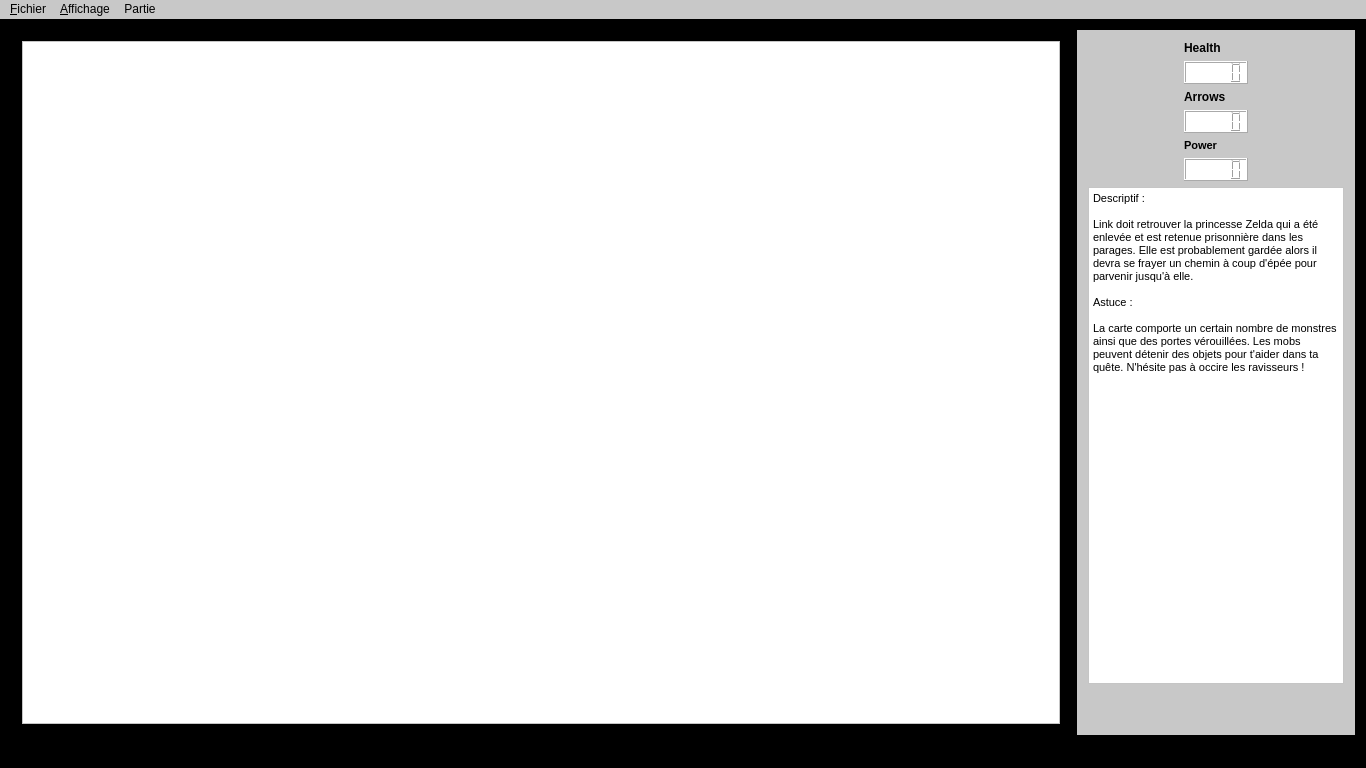
<?xml version="1.0" encoding="UTF-8"?>
<ui version="4.0">
 <class>MainWindow</class>
 <widget class="QMainWindow" name="MainWindow">
  <property name="geometry">
   <rect>
    <x>0</x>
    <y>0</y>
    <width>1366</width>
    <height>768</height>
   </rect>
  </property>
  <property name="maximumSize">
   <size>
    <width>1920</width>
    <height>1200</height>
   </size>
  </property>
  <property name="windowTitle">
   <string>Zelda</string>
  </property>
  <property name="windowIcon">
   <iconset theme=":/icons/Images/Icones/Zelda.png">
    <normaloff>.</normaloff>.</iconset>
  </property>
  <property name="styleSheet">
   <string notr="true">background-color: rgb(0, 0, 0)</string>
  </property>
  <widget class="QWidget" name="centralWidget">
   <layout class="QHBoxLayout" name="horizontalLayout">
    <item>
     <widget class="QWidget" name="scene" native="true">
      <property name="sizePolicy">
       <sizepolicy hsizetype="Expanding" vsizetype="Preferred">
        <horstretch>0</horstretch>
        <verstretch>0</verstretch>
       </sizepolicy>
      </property>
      <layout class="QGridLayout" name="game">
       <item row="0" column="0">
        <widget class="QGraphicsView" name="graphicsView">
         <property name="styleSheet">
          <string notr="true">background-color: rgb(255, 255, 255)</string>
         </property>
        </widget>
       </item>
      </layout>
     </widget>
    </item>
    <item>
     <widget class="QWidget" name="annexe" native="true">
      <property name="sizePolicy">
       <sizepolicy hsizetype="Minimum" vsizetype="Preferred">
        <horstretch>0</horstretch>
        <verstretch>0</verstretch>
       </sizepolicy>
      </property>
      <property name="styleSheet">
       <string notr="true">background-color: rgb(200, 200, 200)</string>
      </property>
      <layout class="QGridLayout" name="HUD">
       <item row="8" column="1">
        <widget class="QTextBrowser" name="Descriptif">
         <property name="sizePolicy">
          <sizepolicy hsizetype="Maximum" vsizetype="Minimum">
           <horstretch>0</horstretch>
           <verstretch>0</verstretch>
          </sizepolicy>
         </property>
         <property name="styleSheet">
          <string notr="true">background-color: rgb(255, 255, 255)</string>
         </property>
         <property name="html">
          <string>&lt;!DOCTYPE HTML PUBLIC &quot;-//W3C//DTD HTML 4.0//EN&quot; &quot;http://www.w3.org/TR/REC-html40/strict.dtd&quot;&gt;
&lt;html&gt;&lt;head&gt;&lt;meta name=&quot;qrichtext&quot; content=&quot;1&quot; /&gt;&lt;style type=&quot;text/css&quot;&gt;
p, li { white-space: pre-wrap; }
&lt;/style&gt;&lt;/head&gt;&lt;body style=&quot; font-family:'MS Shell Dlg 2'; font-size:7.8pt; font-weight:400; font-style:normal;&quot;&gt;
&lt;p style=&quot; margin-top:0px; margin-bottom:0px; margin-left:0px; margin-right:0px; -qt-block-indent:0; text-indent:0px;&quot;&gt;&lt;span style=&quot; font-size:8.25pt;&quot;&gt;Descriptif :&lt;/span&gt;&lt;/p&gt;
&lt;p style=&quot;-qt-paragraph-type:empty; margin-top:0px; margin-bottom:0px; margin-left:0px; margin-right:0px; -qt-block-indent:0; text-indent:0px; font-size:8.25pt;&quot;&gt;&lt;br /&gt;&lt;/p&gt;
&lt;p style=&quot; margin-top:0px; margin-bottom:0px; margin-left:0px; margin-right:0px; -qt-block-indent:0; text-indent:0px;&quot;&gt;&lt;span style=&quot; font-size:8.25pt;&quot;&gt;Link doit retrouver la princesse Zelda qui a été enlevée et est retenue prisonnière dans les parages. Elle est probablement gardée alors il devra se frayer un chemin à coup d'épée pour parvenir jusqu'à elle.&lt;/span&gt;&lt;/p&gt;
&lt;p style=&quot;-qt-paragraph-type:empty; margin-top:0px; margin-bottom:0px; margin-left:0px; margin-right:0px; -qt-block-indent:0; text-indent:0px; font-size:8.25pt;&quot;&gt;&lt;br /&gt;&lt;/p&gt;
&lt;p style=&quot; margin-top:0px; margin-bottom:0px; margin-left:0px; margin-right:0px; -qt-block-indent:0; text-indent:0px;&quot;&gt;&lt;span style=&quot; font-size:8.25pt;&quot;&gt;Astuce :&lt;/span&gt;&lt;/p&gt;
&lt;p style=&quot;-qt-paragraph-type:empty; margin-top:0px; margin-bottom:0px; margin-left:0px; margin-right:0px; -qt-block-indent:0; text-indent:0px; font-size:8.25pt;&quot;&gt;&lt;br /&gt;&lt;/p&gt;
&lt;p style=&quot; margin-top:0px; margin-bottom:0px; margin-left:0px; margin-right:0px; -qt-block-indent:0; text-indent:0px;&quot;&gt;&lt;span style=&quot; font-size:8.25pt;&quot;&gt;La carte comporte un certain nombre de monstres ainsi que des portes vérouillées. Les mobs peuvent détenir des objets pour t'aider dans ta quête. N'hésite pas à occire les ravisseurs !&lt;/span&gt;&lt;/p&gt;&lt;/body&gt;&lt;/html&gt;</string>
         </property>
        </widget>
       </item>
       <item row="10" column="1">
        <spacer name="verticalSpacer">
         <property name="orientation">
          <enum>Qt::Vertical</enum>
         </property>
         <property name="sizeType">
          <enum>QSizePolicy::Minimum</enum>
         </property>
         <property name="sizeHint" stdset="0">
          <size>
           <width>20</width>
           <height>40</height>
          </size>
         </property>
        </spacer>
       </item>
       <item row="0" column="1">
        <layout class="QHBoxLayout" name="horizontalLayout_2">
         <item>
          <spacer name="horizontalSpacer">
           <property name="orientation">
            <enum>Qt::Horizontal</enum>
           </property>
           <property name="sizeType">
            <enum>QSizePolicy::Fixed</enum>
           </property>
           <property name="sizeHint" stdset="0">
            <size>
             <width>40</width>
             <height>20</height>
            </size>
           </property>
          </spacer>
         </item>
         <item>
          <layout class="QVBoxLayout" name="verticalLayout">
           <item>
            <widget class="QLabel" name="Health">
             <property name="sizePolicy">
              <sizepolicy hsizetype="Fixed" vsizetype="Fixed">
               <horstretch>0</horstretch>
               <verstretch>0</verstretch>
              </sizepolicy>
             </property>
             <property name="font">
              <font>
               <weight>75</weight>
               <bold>true</bold>
               <strikeout>false</strikeout>
              </font>
             </property>
             <property name="styleSheet">
              <string notr="true"/>
             </property>
             <property name="text">
              <string>&lt;html&gt;&lt;head/&gt;&lt;body&gt;&lt;p&gt;Health&lt;/p&gt;&lt;/body&gt;&lt;/html&gt;</string>
             </property>
            </widget>
           </item>
           <item>
            <widget class="QLCDNumber" name="Health_display">
             <property name="sizePolicy">
              <sizepolicy hsizetype="Fixed" vsizetype="Fixed">
               <horstretch>0</horstretch>
               <verstretch>0</verstretch>
              </sizepolicy>
             </property>
             <property name="styleSheet">
              <string notr="true">background-color: rgb(255, 255, 255)</string>
             </property>
            </widget>
           </item>
           <item>
            <widget class="QLabel" name="Arrows">
             <property name="sizePolicy">
              <sizepolicy hsizetype="Fixed" vsizetype="Fixed">
               <horstretch>0</horstretch>
               <verstretch>0</verstretch>
              </sizepolicy>
             </property>
             <property name="font">
              <font>
               <weight>75</weight>
               <bold>true</bold>
               <strikeout>false</strikeout>
              </font>
             </property>
             <property name="styleSheet">
              <string notr="true"/>
             </property>
             <property name="text">
              <string>&lt;html&gt;&lt;head/&gt;&lt;body&gt;&lt;p&gt;&lt;span style=&quot; color:#000000;&quot;&gt;Arrows&lt;/span&gt;&lt;/p&gt;&lt;/body&gt;&lt;/html&gt;</string>
             </property>
            </widget>
           </item>
           <item>
            <widget class="QLCDNumber" name="Arrows_display">
             <property name="sizePolicy">
              <sizepolicy hsizetype="Fixed" vsizetype="Fixed">
               <horstretch>0</horstretch>
               <verstretch>0</verstretch>
              </sizepolicy>
             </property>
             <property name="styleSheet">
              <string notr="true">background-color: rgb(255, 255, 255)</string>
             </property>
            </widget>
           </item>
           <item>
            <widget class="QLabel" name="Power">
             <property name="sizePolicy">
              <sizepolicy hsizetype="Fixed" vsizetype="Fixed">
               <horstretch>0</horstretch>
               <verstretch>0</verstretch>
              </sizepolicy>
             </property>
             <property name="font">
              <font>
               <weight>75</weight>
               <bold>true</bold>
               <strikeout>false</strikeout>
              </font>
             </property>
             <property name="text">
              <string>&lt;!DOCTYPE HTML PUBLIC &quot;-//W3C//DTD HTML 4.0//EN&quot; &quot;http://www.w3.org/TR/REC-html40/strict.dtd&quot;&gt;
&lt;html&gt;&lt;head&gt;&lt;meta name=&quot;qrichtext&quot; content=&quot;1&quot; /&gt;&lt;style type=&quot;text/css&quot;&gt;
p, li { white-space: pre-wrap; }
&lt;/style&gt;&lt;/head&gt;&lt;body style=&quot; font-family:'MS Shell Dlg 2'; font-size:8pt; font-weight:400; font-style:normal;&quot;&gt;
&lt;p style=&quot; margin-top:12px; margin-bottom:12px; margin-left:0px; margin-right:0px; -qt-block-indent:0; text-indent:0px;&quot;&gt;&lt;span style=&quot; font-weight:600; color:#000000;&quot;&gt;Power&lt;/span&gt;&lt;/p&gt;&lt;/body&gt;&lt;/html&gt;</string>
             </property>
            </widget>
           </item>
           <item>
            <widget class="QLCDNumber" name="Power_display">
             <property name="sizePolicy">
              <sizepolicy hsizetype="Fixed" vsizetype="Fixed">
               <horstretch>0</horstretch>
               <verstretch>0</verstretch>
              </sizepolicy>
             </property>
             <property name="styleSheet">
              <string notr="true">background-color: rgb(255, 255, 255)</string>
             </property>
            </widget>
           </item>
          </layout>
         </item>
         <item>
          <spacer name="horizontalSpacer_2">
           <property name="orientation">
            <enum>Qt::Horizontal</enum>
           </property>
           <property name="sizeType">
            <enum>QSizePolicy::Fixed</enum>
           </property>
           <property name="sizeHint" stdset="0">
            <size>
             <width>40</width>
             <height>20</height>
            </size>
           </property>
          </spacer>
         </item>
        </layout>
       </item>
      </layout>
     </widget>
    </item>
   </layout>
  </widget>
  <widget class="QMenuBar" name="menuBar">
   <property name="geometry">
    <rect>
     <x>0</x>
     <y>0</y>
     <width>1366</width>
     <height>26</height>
    </rect>
   </property>
   <property name="styleSheet">
    <string notr="true">background-color: rgb(200, 200, 200)</string>
   </property>
   <property name="defaultUp">
    <bool>false</bool>
   </property>
   <widget class="QMenu" name="menu_Fichier">
    <property name="title">
     <string>&amp;Fichier</string>
    </property>
    <addaction name="actionQuitter"/>
    <addaction name="actionMenu_Principale"/>
   </widget>
   <widget class="QMenu" name="menu_Affichage">
    <property name="title">
     <string>&amp;Affichage</string>
    </property>
    <addaction name="actionNormalScreen"/>
    <addaction name="actionFullscreen"/>
   </widget>
   <widget class="QMenu" name="menuPartie">
    <property name="title">
     <string>Partie</string>
    </property>
    <addaction name="actionSauvegarder"/>
    <addaction name="actionCharger"/>
   </widget>
   <addaction name="menu_Fichier"/>
   <addaction name="menu_Affichage"/>
   <addaction name="menuPartie"/>
  </widget>
  <widget class="QStatusBar" name="statusBar"/>
  <action name="actionQuitter">
   <property name="icon">
    <iconset theme=":/icons/Images/Icones/Quitter.png">
     <normaloff>.</normaloff>.</iconset>
   </property>
   <property name="text">
    <string>Quitter</string>
   </property>
   <property name="toolTip">
    <string>Quitter le jeu</string>
   </property>
   <property name="shortcut">
    <string>Ctrl+Q</string>
   </property>
  </action>
  <action name="actionNormalScreen">
   <property name="icon">
    <iconset theme=":/icons/Images/Icones/NormalScreen.png">
     <normaloff>.</normaloff>.</iconset>
   </property>
   <property name="text">
    <string>Normal</string>
   </property>
   <property name="toolTip">
    <string>Remettre l'affichage par défaut</string>
   </property>
   <property name="shortcut">
    <string>Ctrl+-</string>
   </property>
  </action>
  <action name="actionFullscreen">
   <property name="icon">
    <iconset theme=":/icons/Images/Icones/FullScreen.png">
     <normaloff>.</normaloff>.</iconset>
   </property>
   <property name="text">
    <string>Plein écran</string>
   </property>
   <property name="toolTip">
    <string>Changer l'affichage en plein écran</string>
   </property>
   <property name="shortcut">
    <string>Ctrl++</string>
   </property>
  </action>
  <action name="actionMenu_Principale">
   <property name="icon">
    <iconset theme=":/icons/Images/Icones/Menu_Principale.png">
     <normaloff>.</normaloff>.</iconset>
   </property>
   <property name="text">
    <string>Menu Principale</string>
   </property>
   <property name="toolTip">
    <string>Retour au Menu Principale</string>
   </property>
   <property name="shortcut">
    <string>Ctrl+M</string>
   </property>
  </action>
  <action name="actionSauvegarder">
   <property name="text">
    <string>Sauvegarder</string>
   </property>
  </action>
  <action name="actionCharger">
   <property name="text">
    <string>Charger</string>
   </property>
  </action>
 </widget>
 <layoutdefault spacing="6" margin="11"/>
 <resources/>
 <connections>
  <connection>
   <sender>actionQuitter</sender>
   <signal>triggered()</signal>
   <receiver>MainWindow</receiver>
   <slot>close()</slot>
   <hints>
    <hint type="sourcelabel">
     <x>-1</x>
     <y>-1</y>
    </hint>
    <hint type="destinationlabel">
     <x>399</x>
     <y>224</y>
    </hint>
   </hints>
  </connection>
  <connection>
   <sender>actionNormalScreen</sender>
   <signal>triggered()</signal>
   <receiver>MainWindow</receiver>
   <slot>showNormal()</slot>
   <hints>
    <hint type="sourcelabel">
     <x>-1</x>
     <y>-1</y>
    </hint>
    <hint type="destinationlabel">
     <x>399</x>
     <y>224</y>
    </hint>
   </hints>
  </connection>
  <connection>
   <sender>actionFullscreen</sender>
   <signal>triggered()</signal>
   <receiver>MainWindow</receiver>
   <slot>showFullScreen()</slot>
   <hints>
    <hint type="sourcelabel">
     <x>-1</x>
     <y>-1</y>
    </hint>
    <hint type="destinationlabel">
     <x>399</x>
     <y>224</y>
    </hint>
   </hints>
  </connection>
 </connections>
</ui>
